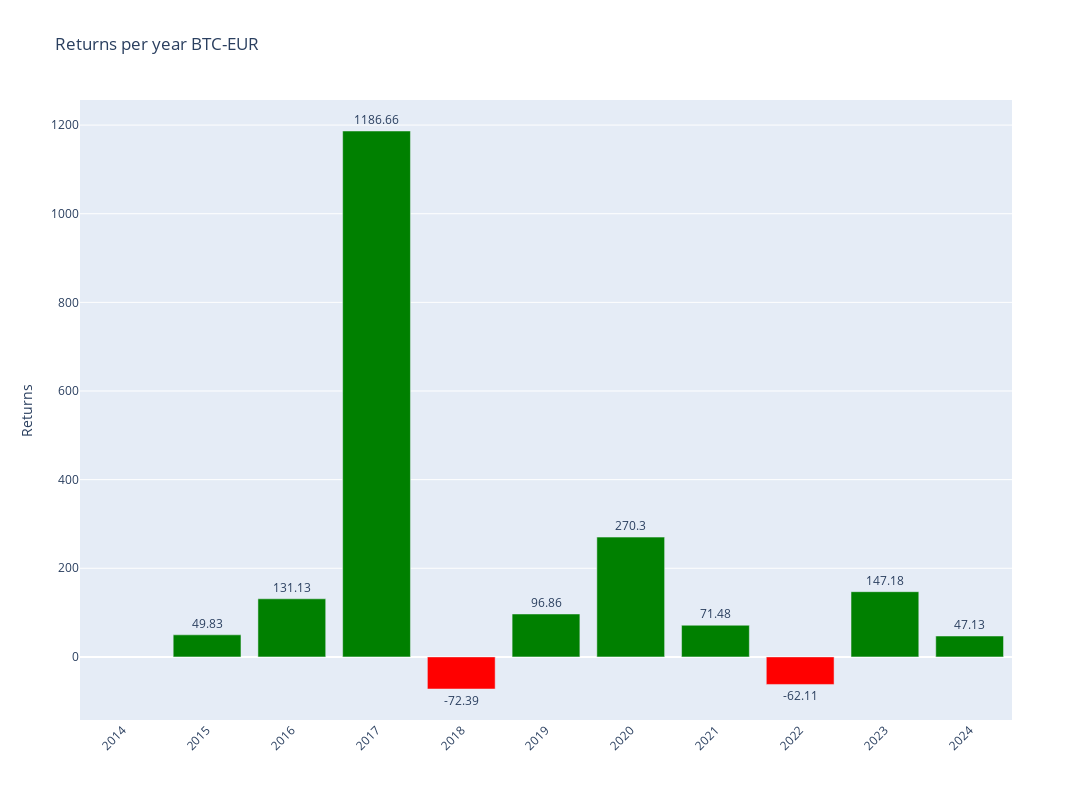

The code cell stored with this chart in its notebook:
### Code cell
# Plotly
fig = make_subplots()

# Add colors
colors = ['green' if x >= 0 else 'red' for x in annual_data['Return']]

# Graph (1,1)
fig.add_trace(go.Bar(y=annual_data['Return'],x=annual_data['Return'].index,text=round(annual_data['Return'],2),textposition='outside',marker_color=colors,hoverinfo='skip'),row=1,col=1)

# Update xaxis properties
fig.update_yaxes(title_text="Returns", row=1, col=1)

fig.update_layout(xaxis=dict(tickvals=annual_data.index,tickangle=-45),height=800, width=1300,title=f"Returns per year {ticker}")

fig.show()

### Figure 1 — Plotly figure (JSON) as saved in the notebook; plotly's stock layout.template omitted (floating-point values rounded to 4 significant figures)
{"data": [{"hoverinfo": "skip", "marker": {"color": ["red", "green", "green", "green", "red", "green", "green", "green", "red", "green", "green"]}, "text": [null, 49.83, 131.1, 1187.0, -72.39, 96.86, 270.3, 71.48, -62.11, 147.2, 47.13], "textposition": "outside", "type": "bar", "x": [2014, 2015, 2016, 2017, 2018, 2019, 2020, 2021, 2022, 2023, 2024], "xaxis": "x", "y": [null, 49.83, 131.1, 1187.0, -72.39, 96.86, 270.3, 71.48, -62.11, 147.2, 47.13], "yaxis": "y"}], "layout": {"height": 800, "title": {"text": "Returns per year BTC-EUR"}, "width": 1300, "xaxis": {"anchor": "y", "domain": [0, 1], "tickangle": -45, "tickvals": [2014, 2015, 2016, 2017, 2018, 2019, 2020, 2021, 2022, 2023, 2024]}, "yaxis": {"anchor": "x", "domain": [0, 1], "title": {"text": "Returns"}}}}
